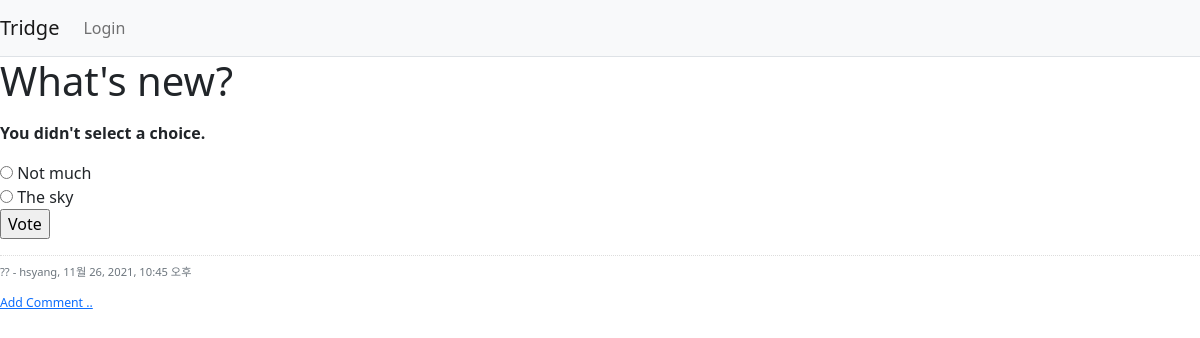
The app's page /polls/1/vote/, older data.
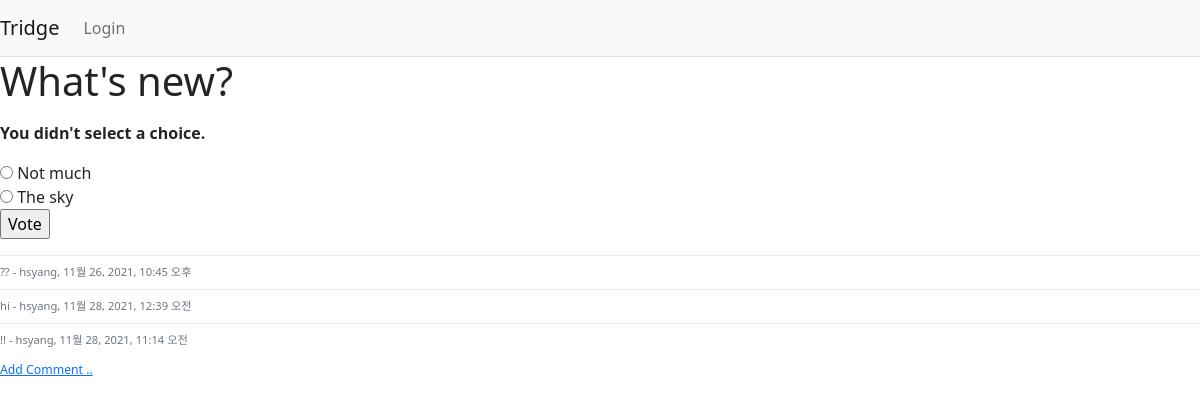
The same page, newer data.
### polls/models.py (models this page shows, shortened)
class Choice(models.Model):
    question = models.ForeignKey(Question, on_delete=models.CASCADE)
    choice_text = models.CharField(max_length=200)
    votes = models.IntegerField(default=0)

class Comment(models.Model):
    author = models.ForeignKey(User, on_delete=models.CASCADE)
    content = models.TextField()
    create_date = models.DateTimeField()
    modify_date = models.DateTimeField(null=True, blank=True)
    question = models.ForeignKey(Question, null=True, blank=True, on_delete=models.CASCADE)

### polls/views/base_views.py (the view)
# urls.py: path('<int:question_id>/vote/', base_views.vote, name='vote'),
def vote(request, question_id):
    question = get_object_or_404(Question, pk=question_id)
    try:
        selected_choice = question.choice_set.get(pk=request.POST["choice"])
    except (KeyError, Choice.DoesNotExist):
        return render(
            request,
            "polls/detail.html",
            {
                "question": question,
                "error_message": "You didn't select a choice.",
            },
        )
    else:
        selected_choice.votes += F('votes') + 1
        selected_choice.save()
        return HttpResponseRedirect(reverse("polls:results", args=(question.id,)))

### templates/polls/detail.html (shortened to what this page needs)
{% extends 'base.html' %}
{% block content %}
<form action="{% url 'polls:vote' question.id %}" method="post">
<fieldset>
    <legend><h1>{{ question.question_text }}</h1></legend>
    {% if error_message %}<p><strong>{{ error_message }}</strong></p>{% endif %}
    {% for choice in question.choice_set.all %}
        <input type="radio" name="choice" id="choice{{ forloop.counter }}" value="{{ choice.id }}">
        <label for="choice{{ forloop.counter }}">{{ choice.choice_text }}</label><br>
    {% endfor %}
</fieldset>
<input type="submit" value="Vote">
{% if question.comment_set.count > 0 %}
<div class="mt-3">
{% for comment in question.comment_set.all %}
    <div class="comment py-2 text-muted">
        <span style="white-space: pre-line;">{{ comment.content }}</span>
        <span>
            - {{ comment.author }}, {{ comment.create_date }}
        </span>
    </div>
{% endfor %}
</div>
{% endif %}
<div>
    <a href="{% url 'polls:comment_create_question' question.id  %}"
       class="small"><small>Add Comment ..</small></a>
</div>
</form>
{% endblock %}

Row changes from the older to the newer data that the page shows:
added Comment: content "hi", author "hsyang", create_date "11월 28, 2021, 12:39 오전"
added Comment: content "!!", author "hsyang", create_date "11월 28, 2021, 11:14 오전"
